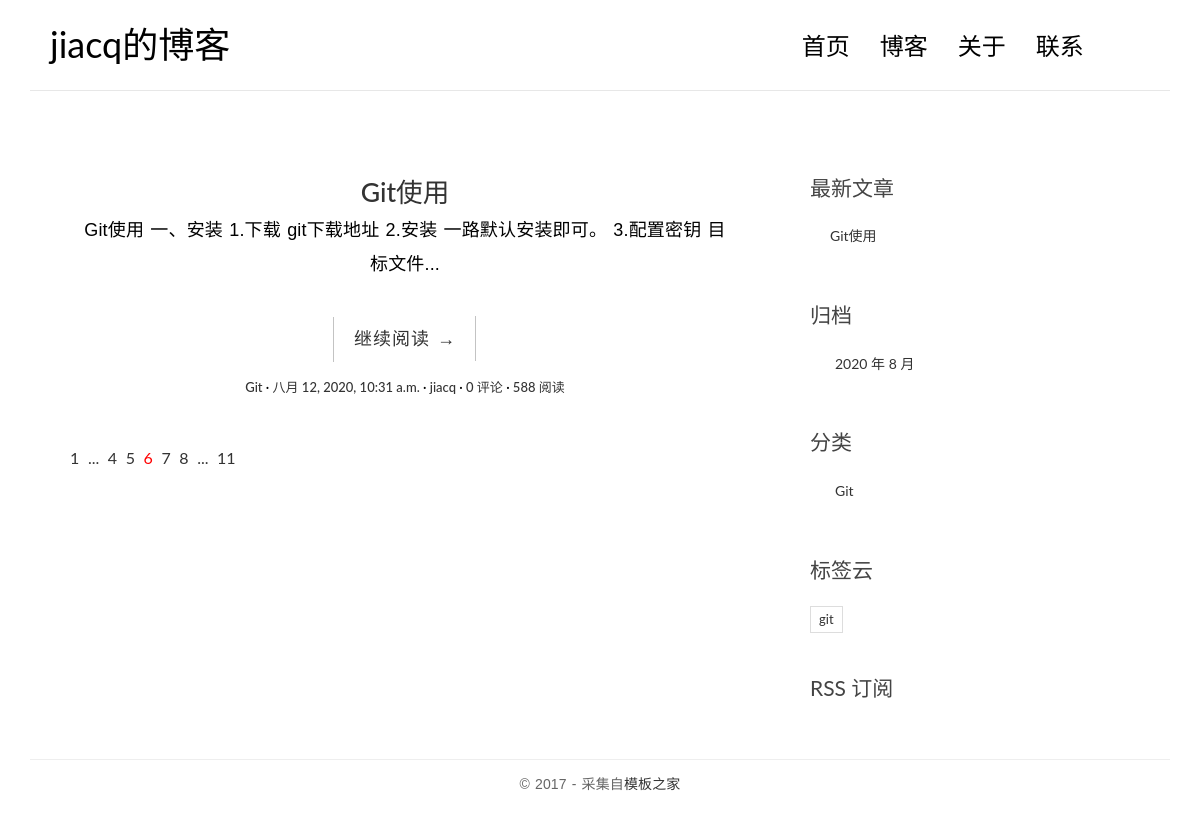
Screenshot of /blog/ with the database file from the repository.
### blog/models.py (models this page shows, shortened)
class Post(models.Model):
    '''文章标题'''
    title = models.CharField(max_length=70, verbose_name="标题")
    '''文章正文，我们使用了 TextField。
    存储比较短的字符串可以使用 CharField，但对于文章的正文来说可能会是一大段文本，因此使用 TextField 来存储大段文本。'''
    body = models.TextField(verbose_name="正文")
    '''这两个列分别表示文章的创建时间和最后一次修改时间，存储时间的字段用 DateTimeField 类型。'''
    created_time = models.DateTimeField(verbose_name="创建时间", default=timezone.now)
    modified_time = models.DateTimeField(verbose_name="修改时间")
    '''文章摘要，可以没有文章摘要，但默认情况下 CharField 要求我们必须存入数据，否则就会报错。
    指定 CharField 的 blank=True 参数值后就可以允许空值了。'''
    excerpt = models.CharField(max_length=200, blank=True, verbose_name="文章摘要")
    '''这是分类与标签，分类与标签的模型我们已经定义在上面。
    我们在这里把文章对应的数据库表和分类、标签对应的数据库表关联了起来，但是关联形式稍微有点不同。
    我们规定一篇文章只能对应一个分类，但是一个分类下可以有多篇文章，所以我们使用的是 ForeignKey，即一
    对多的关联关系。且自 django 2.0 以后，ForeignKey 必须传入一个 on_delete 参数用来指定当关联的
    数据被删除时，被关联的数据的行为，我们这里假定当某个分类被删除时，该分类下全部文章也同时被删除，因此     # 使用 models.CASCADE 参数，意为级联删除。
    而对于标签来说，一篇文章可以有多个标签，同一个标签下也可能有多篇文章，所以我们使用
    ManyToManyField，表明这是多对多的关联关系。
    同时我们规定文章可以没有标签，因此为标签 tags 指定了 blank=True。
    如果你对 ForeignKey、ManyToManyField 不了解，请看教程中的解释，亦可参考官方文档：
    https://docs.djangoproject.com/en/2.2/topics/db/models/#relationships
    '''
    category = models.ForeignKey(Category, on_delete=models.CASCADE, verbose_name="分类")
    tags = models.ManyToManyField(Tag, blank=True, verbose_name="标签")
    '''文章作者，这里 User 是从 django.contrib.auth.models 导入的。
    django.contrib.auth 是 django 内置的应用，专门用于处理网站用户的注册、登录等流程，User 是
    django 为我们已经写好的用户模型。
    这里我们通过 ForeignKey 把文章和 User 关联了起来。
    因为我们规定一篇文章只能有一个作者，而一个作者可能会写多篇文章，因此这是一对多的关联关系，和
    Category 类似。'''
    author = models.ForeignKey(User, on_delete=models.CASCADE, verbose_name="作者")
    class Meta:
        verbose_name = "文章post"
        verbose_name_plural = verbose_name
        ordering = ['-created_time']
    def get_absolute_url(self):
        return reverse('blog:detail', kwargs={'pk': self.pk})

class Category(models.Model):
    name = models.CharField(max_length=100, verbose_name="分类")
    class Meta:
        verbose_name = "分类ctgy"
        verbose_name_plural = verbose_name

class Tag(models.Model):
    name = models.CharField(max_length=100, verbose_name="标签")
    class Meta:
        verbose_name = "标签tag"
        verbose_name_plural = verbose_name

### blog/views.py (the view)
# urls.py: path('', views.index, name='index'),
def index(request):
    post_list = Post.objects.all().order_by('-created_time')
    return render(request, 'blog/index.html', context={'post_list': post_list})

### blog/templatetags/blog_extras.py (called while the page is built)
@register.inclusion_tag('blog/inclusions/_recent_posts.html', takes_context=True)
def show_recent_posts(context, num=5):
    return {
        'recent_post_list': Post.objects.all().order_by('-created_time')[:num],
    }

@register.inclusion_tag('blog/inclusions/_archives.html', takes_context=True)
def show_archives(context):
    return {
        'date_list': Post.objects.dates('created_time', 'month', order='DESC'),
    }

@register.inclusion_tag('blog/inclusions/_categories.html', takes_context=True)
def show_categories(context):
    return {
        'category_list': Category.objects.all(),
    }

@register.inclusion_tag('blog/inclusions/_tags.html', takes_context=True)
def show_tags(context):
    return {
        'tag_list': Tag.objects.all(),
    }

### templates/blog/index.html
{% extends 'base.html' %}
{% block main %}
{% for post in post_list %}
  <article class="post post-{{ post.pk }}">
      <h1 class="entry-title">
        <a href="{{ post.get_absolute_url }}">{{ post.title }}</a>
            <div class="entry-content clearfix">
                  <p>{{ post.excerpt }}...</p>
                  <div class="read-more cl-effect-14">
                      <a href="{{ post.get_absolute_url }}" class="more-link">继续阅读 <span class="meta-nav">→</span></a>
                  </div>
            </div>
            <div class="entry-meta">
              <span class="post-category"><a href="#">{{ post.category.name }}</a></span>
              <span class="post-date"><a href="#"><time class="entry-date"
                                                        datetime="{{ post.created_time }}">{{ post.created_time }}</time></a></span>
              <span class="post-author"><a href="#">{{ post.author }}</a></span>
              <span class="comments-link"><a href="{{ post.get_absolute_url }}#comment-area">{{ post.comment_set.count }} 评论</a></span>
              <span class="views-count"><a href="#">588 阅读</a></span>
            </div>
      </h1>
</article>
{% empty %}
  <div class="no-post">暂时还没有发布的文章！</div>
{% endfor %}
<div class="pagination">
    <ul>
        <li><a href="">1</a></li>
        <li><a href="">...</a></li>
        <li><a href="">4</a></li>
        <li><a href="">5</a></li>
        <li class="current"><a href="">6</a></li>
        <li><a href="">7</a></li>
        <li><a href="">8</a></li>
        <li><a href="">...</a></li>
        <li><a href="">11</a></li>
    </ul>
</div>
{% endblock main %}

### templates/base.html (shortened to what this page needs)
{% load static %}
{% load blog_extras %}
<!DOCTYPE html>
<html lang="zh-hans">
    <head>
        <link rel="stylesheet" href="http://code.ionicframework.com/ionicons/2.0.1/css/ionicons.min.css">
        <link rel="stylesheet" href="{% static 'blog/css/bootstrap.min.css' %}">
        <link rel="stylesheet" href="{% static 'blog/css/pace.css' %}">
        <link rel="stylesheet" href="{% static 'blog/css/custom.css' %}">
        <link rel="stylesheet" href="https://cdn.bootcss.com/highlight.js/9.15.8/styles/github.min.css" >
    </head>
    <body>
    <div class="container">
        <header id="site-header">
            <div class="row">
                <div class="col-md-4 col-sm-5 col-xs-8">
                    <div class="logo">
                        <h1><a href="{% url 'blog:index' %}"><b>jiacq的博客</b></a></h1>
                    </div>
                </div>
                <div class="col-md-8 col-sm-7 col-xs-4">
                    <nav class="main-nav" role="navigation">
                        <div class="collapse navbar-collapse" id="bs-example-navbar-collapse-1">
                            <ul class="nav navbar-nav navbar-right">
                                <li class="cl-effect-11"><a href="{% url 'blog:index' %}" data-hover="首页">首页</a></li>
                                <li class="cl-effect-11"><a href="full-width.html" data-hover="博客">博客</a></li>
                                <li class="cl-effect-11"><a href="about.html" data-hover="关于">关于</a></li>
                                <li class="cl-effect-11"><a href="contact.html" data-hover="联系">联系</a></li>
                            </ul>
                        </div>
                    </nav>
                </div>
            </div>
        </header>
    </div>
    <div class="content-body">
        <div class="container">
            <div class="row">
                <main class="col-md-8">
                    {% block main %}
                    {% endblock main %}
                </main>
                <aside class="col-md-4">
                    {% show_recent_posts %}
                    {% show_archives %}
                    {% show_categories %}
                    {% show_tags %}
                    <div class="rss">
                        <a href=""> RSS 订阅</a>
                    </div>
                </aside>
            </div>
        </div>
    </div>
    <footer id="site-footer">
        <div class="container">
            <div class="row">
                <div class="col-md-12">
                    <p class="copyright">&copy 2017 - 采集自<a href="http://www.cssmoban.com/"
                                                            target="_blank" title="模板之家">模板之家</a>
                    </p>
                </div>
            </div>
        </div>
    </footer>
    </body>
</html>

### templates/blog/inclusions/_recent_posts.html
<div class="widget widget-recent-posts">
  <h3 class="widget-title">最新文章</h3>
  <ul>
    {% for post in recent_post_list %}
      <li>
        <a href="{{ post.get_absolute_url }}">{{ post.title }}</a>
      </li>
    {% empty %}
      暂无文章！
    {% endfor %}
  </ul>
</div>

### templates/blog/inclusions/_archives.html
<div class="widget widget-archives">
  <h3 class="widget-title">归档</h3>
  <ul>
    {% for date in date_list %}
    <li>
      <a href="{% url 'blog:archive' date.year date.month %}">
        {{ date.year }} 年 {{ date.month }} 月
      </a>
    </li>
    {% endfor %}
  </ul>
</div>

### templates/blog/inclusions/_categories.html
<div class="widget widget-category">
  <h3 class="widget-title">分类</h3>
  <ul>
    {% for category in category_list %}
    <li>
      <a href="{% url 'blog:category' category.pk %}">{{ category.name }}</a>
    </li>
    {% empty %}
      暂无分类！
    {% endfor %}
  </ul>
</div>

### templates/blog/inclusions/_tags.html
<div class="widget widget-tag-cloud">
  <h3 class="widget-title">标签云</h3>
  <ul>
    {% for tag in tag_list %}
      <li>
        <a href="{% url 'blog:tag' tag.pk %}">{{ tag.name }}</a>
      </li>
    {% empty %}
        暂无标签！
    {% endfor %}
  </ul>
</div>

### blog/static/blog/css/custom.css (style rules this page uses)
* { outline: none; }
h1, h2, h3, h4, h5, h6 { margin-top: 0; }
b { font-weight: 400; }
a { color: #333; }
body { color: #444; font-family: 'Lato', sans-serif; }
p { font-family: 'Ubuntu', sans-serif; font-weight: 400; word-spacing: 1px; letter-spacing: 0.01em; }
#site-header { background-color: #FFF; padding: 25px 20px; margin-bottom: 40px; border-bottom: 1px solid #e7e7e7; }
.logo h1 a { color: #000; }
.logo h1 { margin: 0; font-family: 'Lato', sans-serif; font-weight: 300; }
.main-nav { margin-top: 11px; max-width: 95%; }
.main-nav a { color: #000000 !important; padding: 0 0 5px 0 !important; margin-right: 30px; font-family: 'Lato', sans-serif; font-weight: 300; font-size: 24px; }
.cl-effect-11 a { padding: 10px 0; color: #0972b4; text-shadow: none; }
.cl-effect-11 a::before { position: absolute; top: 0; left: 0; overflow: hidden; padding: 0 0 5px 0 !important; max-width: 0; border-bottom: 1px solid #000; color: #000; content: attr(data-hover); white-space: nowrap; -webkit-transition: max-width 0.5s; -moz-transition: max-width 0.5s; transition: max-width 0.5s; }
.content-body { padding-bottom: 4em; }
.post { background: #fff; padding: 30px 30px 0; }
.entry-title { text-align: center; font-size: 1.9em; margin-bottom: 20px; line-height: 1.6; padding: 10px 20px 0; }
.entry-meta { text-align: center; color: #DDDDDD; font-size: 13px; margin-bottom: 30px; }
.entry-content { font-size: 18px; line-height: 1.9; font-weight: 300; color: #000; }
.post-category::after, .post-date::after, .post-author::after, .comments-link::after { content: ' ·'; color: #000; }
.read-more { font-family: 'Ubuntu', sans-serif; font-weight: 400; word-spacing: 1px; letter-spacing: 0.01em; text-align: center; margin-top: 20px; }
.cl-effect-14 a { padding: 0 20px; height: 45px; line-height: 45px; position: relative; display: inline-block; margin: 15px 25px; letter-spacing: 1px; font-weight: 400; text-shadow: 0 0 1px rgba(255, 255, 255, 0.3); }
.cl-effect-14 a::before, .cl-effect-14 a::after { position: absolute; width: 45px; height: 1px; background: #C3C3C3; content: ''; -webkit-transition: all 0.3s; -moz-transition: all 0.3s; transition: all 0.3s; pointer-events: none; }
.cl-effect-14 a::before { top: 0; left: 0; -webkit-transform: rotate(90deg); -moz-transform: rotate(90deg); transform: rotate(90deg); -webkit-transform-origin: 0 0; -moz-transform-origin: 0 0; transform-origin: 0 0; }
.cl-effect-14 a::after { right: 0; bottom: 0; -webkit-transform: rotate(90deg); -moz-transform: rotate(90deg); transform: rotate(90deg); -webkit-transform-origin: 100% 0; -moz-transform-origin: 100% 0; transform-origin: 100% 0; }
.widget { background: #fff; padding: 30px 0 0; }
.widget-title { font-size: 1.5em; margin-bottom: 20px; line-height: 1.6; padding: 10px 0 0; font-weight: 400; }
.widget-recent-posts ul { padding: 0; margin: 0; padding-left: 20px; }
.widget-recent-posts ul li { list-style-type: none; position: relative; line-height: 170%; margin-bottom: 10px; }
.widget-recent-posts ul li::before { content: '\f3d3'; font-family: "Ionicons"; position: absolute; left: -17px; top: 3px; font-size: 16px; color: #000; }
.widget-archives ul { padding: 0; margin: 0; padding-left: 25px; }
.widget-archives ul li { list-style-type: none; position: relative; line-height: 170%; margin-bottom: 10px; }
.widget-archives ul li::before { content: '\f3f3'; font-family: "Ionicons"; position: absolute; left: -25px; top: 1px; font-size: 16px; color: #000; }
.widget-category ul { padding: 0; margin: 0; padding-left: 25px; }
.widget-category ul li { list-style-type: none; position: relative; line-height: 170%; margin-bottom: 10px; }
.widget-category ul li::before { content: '\f3fe'; font-family: "Ionicons"; position: absolute; left: -25px; top: 1px; font-size: 18px; color: #000; }
.widget-tag-cloud ul { padding: 0; margin: 0; margin-right: -10px; }
.widget-tag-cloud ul li { list-style-type: none; font-size: 13px; display: inline-block; margin-right: 10px; margin-bottom: 10px; padding: 3px 8px; border: 1px solid #ddd; }
.rss { font-size: 21px; margin-top: 30px; }
.rss a { color: #444; }
#site-footer { padding-top: 10px; padding: 0 0 1.5em 0; }
.copyright { text-align: center; padding-top: 1em; margin: 0; border-top: 1px solid #eee; color: #666; }
.pagination ul { list-style: none; }
.pagination ul li { display: inline-block; font-size: 16px; margin-right: 5px; }
.current a { color: red; }

### rows the page displays
Post: title "Git使用", excerpt "Git使用 一、安装 1.下载 git下载地址 2.安装 一路默认安装即可。 3.配置密钥 目标文件", category.name "Git", created_time "八月 12, 2020, 10:31 a.m.", author "jiacq", comment_set.count "0"
Category: name "Git"
Tag: name "git"

### other values shown
{{ date.year }} "2020"
{{ date.month }} "8"
